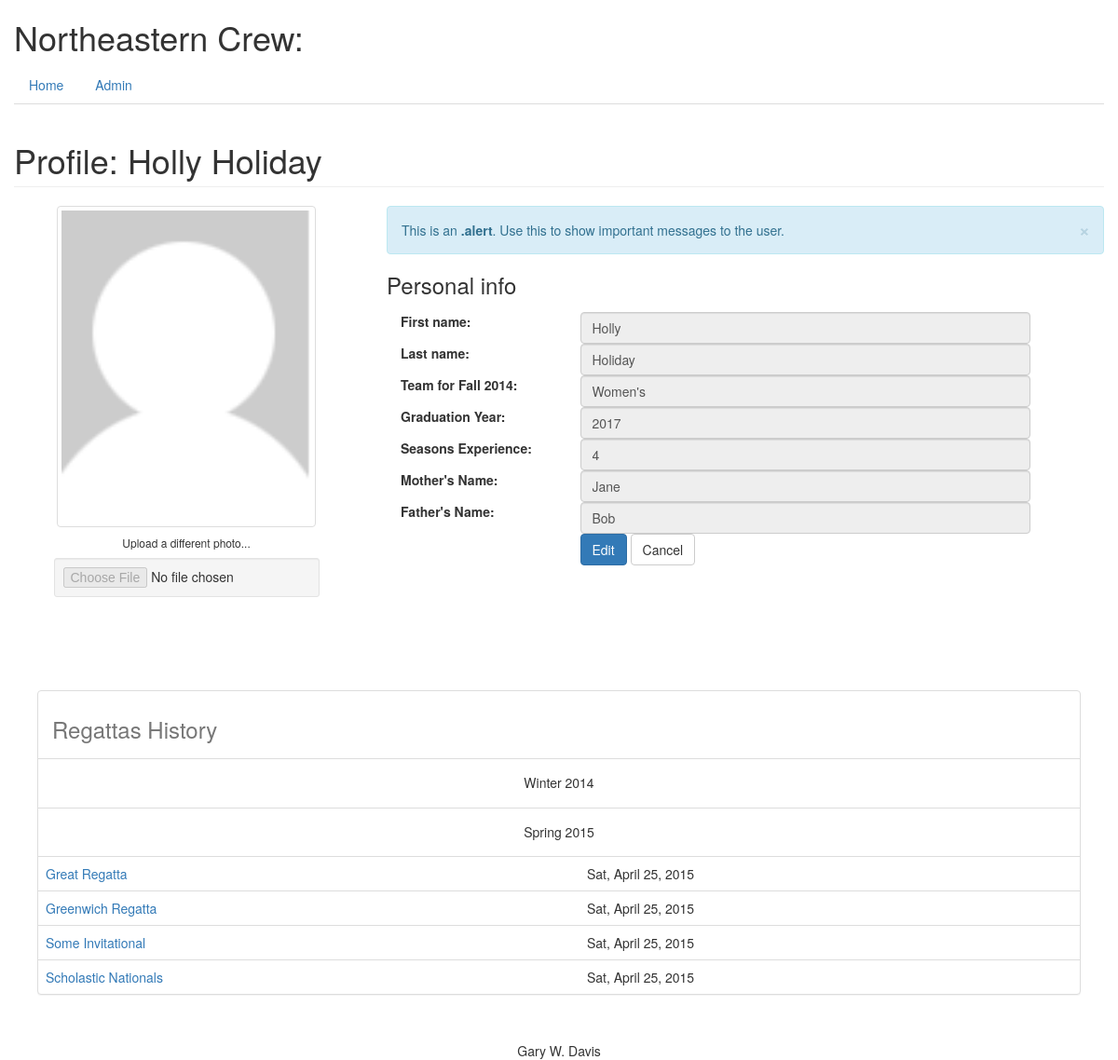
Before: /rower/8/ with the older database file.
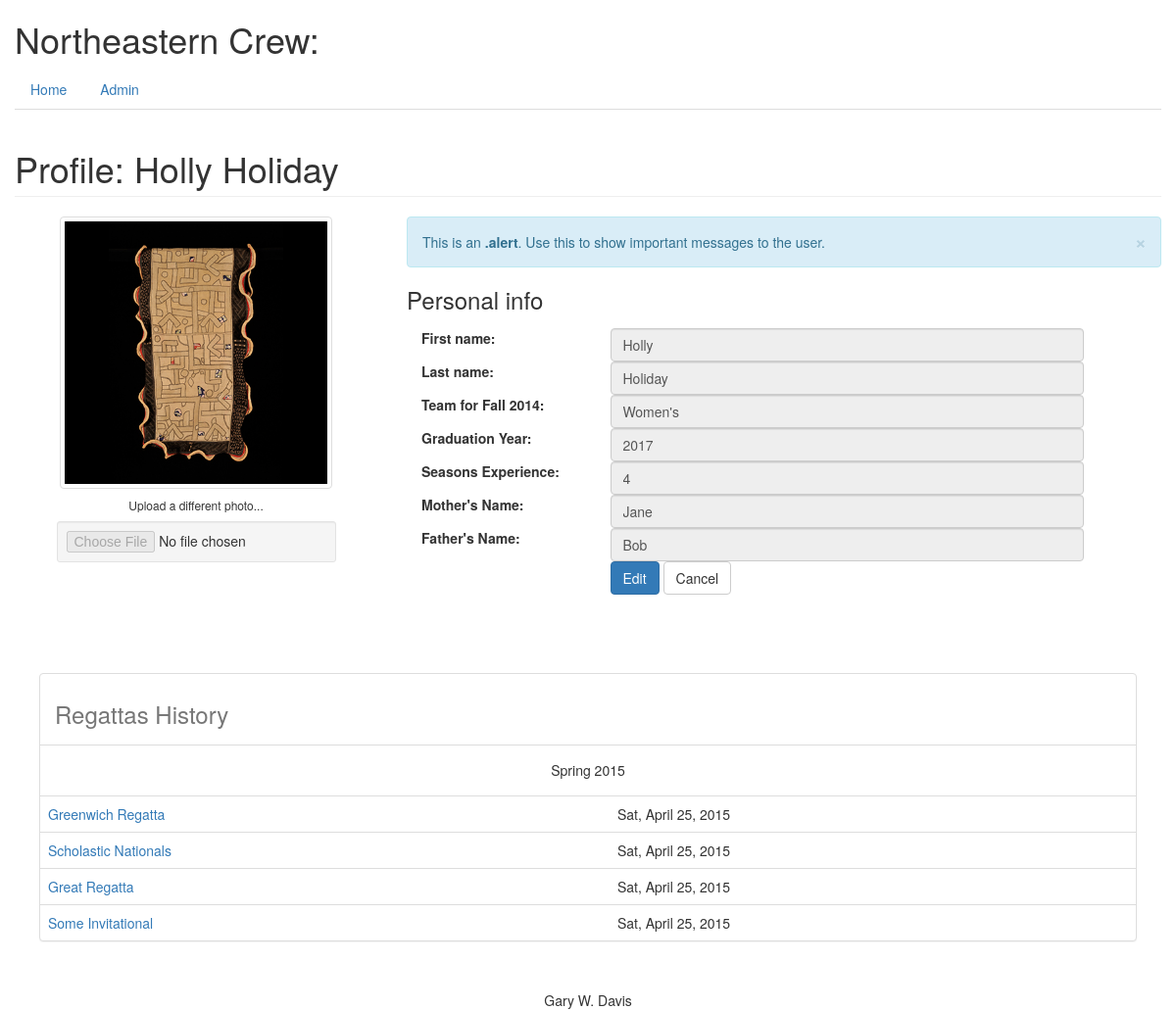
After: the same page with the newer database file.
### database_setup.py (models this page shows, shortened)
class Rowers(Base):
    __tablename__ = 'rowers'
    id = Column(Integer, primary_key=True)
    fname = Column(String(60), nullable=False)
    lname = Column(String(60), nullable=False)
    photo = Column(String(60))
    gyear = Column(String(4))
    experience = Column(String(15))
    mother = Column(String(60))
    father = Column(String(60))
    season = relationship('Seasons', secondary='rowerseasons')
    regatta = relationship('Regattas', secondary='rowerregattas')
    team = relationship('Teams', secondary='rowerteams')

class Seasons(Base):
    __tablename__ = 'seasons'
    id = Column(Integer, primary_key=True)
    name = Column(String(30), unique=True, nullable=False)
    short = Column(String(15), unique=True)
    description = Column(String(120))
    rower = relationship('Rowers', secondary='rowerseasons')

class Regattas(Base):
    __tablename__ = 'regattas'
    id = Column(Integer, primary_key=True)
    name = Column(String(250), nullable=False)
    season_id = Column(Integer, ForeignKey('seasons.id'), nullable=False)
    date = Column(DateTime)
    description = Column(String(250))
    weblink = Column(String(250))
    rower = relationship('Rowers', secondary='rowerregattas')
    season = relationship('Seasons')

### rowing.py (the view)
@app.route('/rower/<rower_id>/')
def showRower(rower_id):
    rower = db_helper.get_rower_from_rower_id(rower_id)
    current_season = db_helper.get_current_season()
    current_team = db_helper.get_current_season_teams_for_rower_id(rower_id)
    return render_template('rowerprofile.html', rower=rower,
                           currentseason=current_season,
                           currentteam=current_team)

### db_helper.py (called while the page is built)
def get_current_season():
    return session.query(Seasons).get(currentseason['season_id'])

def get_rower_from_rower_id(rower_id):
    return session.query(Rowers).get(rower_id)

def get_first(iterable, default=None):
    if iterable:
        for item in iterable:
            return item
    return default

def get_teams_for_rower_id_and_season_id(rower_id, season_id):
    rower = get_rower_from_rower_id(rower_id)
    current_team = get_first(rower.team)
    return current_team

def get_current_season_teams_for_rower_id(rower_id):
    season_id = get_current_season().id
    return get_teams_for_rower_id_and_season_id(rower_id, season_id)

### templates/rowerprofile.html (shortened to what this page needs)
{% extends "base.html" %}
{% block content %}
  <h1 class="page-header">Profile: {{rower.fname}} {{rower.lname}}</h1>
  <div class="row">
    <div class="col-md-4 col-sm-6 col-xs-12">
      <div class="text-center">
        <img src="{{ url_for('static',
              filename='images/' + rower.photo)}}" class="avatar img-rounded img-thumbnail" alt="avatar" width="75%">
        <h6>Upload a different photo...</h6>
        <input type="file" class="text-center center-block well well-sm" disabled="">
      </div>
    </div>
    <div class="col-md-8 col-sm-6 col-xs-12 personal-info">
      <div class="alert alert-info alert-dismissable">
        <a class="panel-close close" data-dismiss="alert">×</a>
        This is an <strong>.alert</strong>. Use this to show important messages to the user.
      </div>
      <h3>Personal info</h3>
      <form class="form-compact" role="form">
        <div class="form-group">
          <label class="col-lg-3 control-label">First name:</label>
          <div class="col-lg-8">
            <input class="form-control" value="{{rower.fname}}" type="text" disabled>
          </div>
        </div>
        <div class="form-group">
          <label class="col-lg-3 control-label">Last name:</label>
          <div class="col-lg-8">
            <input class="form-control" value="{{rower.lname}}" type="text" disabled>
          </div>
        </div>
        <div class="form-group">
          <label class="col-lg-3 control-label">Team for {{currentseason.name}}:</label>
          <div class="col-lg-8">
            <input class="form-control" value="{{currentteam.name}}" type="text" disabled>
          </div>
        </div>
        <div class="form-group">
          <label class="col-lg-3 control-label">Graduation Year:</label>
          <div class="col-lg-8">
            <input class="form-control" value="{{rower.gyear}}" type="text" disabled>
          </div>
        </div>
        <div class="form-group">
          <label class="col-lg-3 control-label">Seasons Experience:</label>
          <div class="col-lg-8">
            <input class="form-control" value="{{rower.experience}}" type="text" disabled>
          </div>
        </div>
        <div class="form-group">
          <label class="col-lg-3 control-label">Mother's Name:</label>
          <div class="col-lg-8">
            <input class="form-control" value="{{rower.mother}}" type="text" disabled>
          </div>
        </div>
        <div class="form-group">
          <label class="col-lg-3 control-label">Father's Name:</label>
          <div class="col-lg-8">
            <input class="form-control" value="{{rower.father}}" type="text" disabled>
          </div>
        </div>
        <div class="form-group">
          <label class="col-md-3 control-label"></label>
          <div class="col-md-8">
            <a class="btn btn-primary" href="{{url_for('editRower', rower_id=rower.id)}}" role="button">Edit</a>
            <a class="btn btn-default" onclick="goBack()" role="button">Cancel</a>
          </div>
        </div>
      </form>
    </div>
  </div>
  <div class = "row" style="padding-top: 40px;">
    <div class="panel panel-default", style="margin:40px">
      <table class="table table-hover" >
        <caption> <h3>Regattas History</h3></caption>
        {% for s in rower.season %}
          <tr><td colspan="2" align="center"><h5>{{s.name}}</h5></td></tr>
          {% for r in rower.regatta if r.season_id == s.id %}
            <tr><td><a href='{{url_for('showRegatta',regatta_id=r.id)}}'>{{r.name}}</a></td><td>{{r.date.strftime('%a, %B %d, %Y')}}</td></tr>
          {% endfor %}
        {% endfor %}
      </table>
    </div>
  </div>
{% endblock %}

Changed rows visible on the page:
removed Seasons: name "Winter 2014"
changed Rowers "Holly": photo: a different picture
shown differently, row unchanged: Regattas "Greenwich Regatta": moves up the list
shown differently, row unchanged: Regattas "Scholastic Nationals": moves up the list
